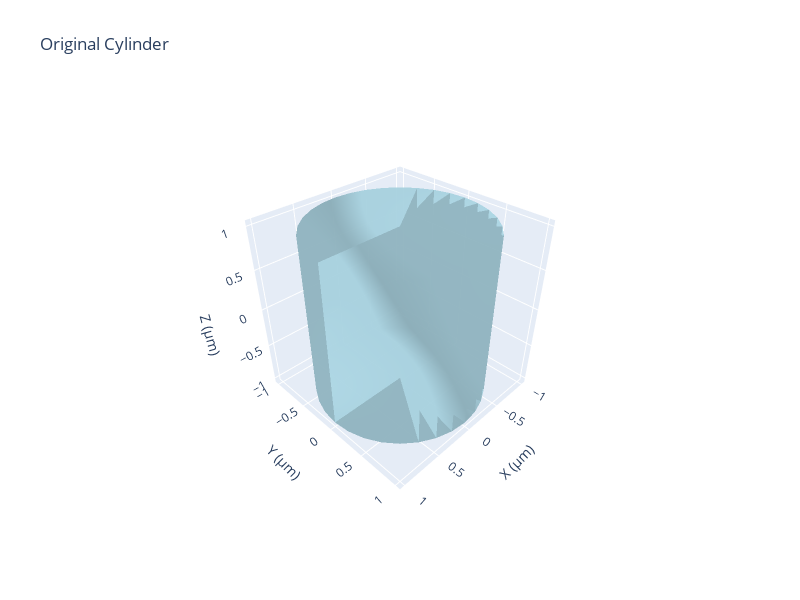

The code cell stored with this chart in its notebook:
### Markdown cell above
## Create and Visualize Cylinder

### Code cell
# Create a cylinder mesh
cylinder = create_cylinder_mesh(radius=1, length=2, resolution=32)

print(f"Cylinder properties:")
print(f"  Volume: {cylinder.volume:.3f}")
print(f"  Surface area: {cylinder.area:.3f}")
print(f"  Z-bounds: {cylinder.bounds[:, 2]}")

# Visualize the original cylinder
fig = visualize_mesh_3d(cylinder, title="Original Cylinder", backend="plotly")
fig.show()
